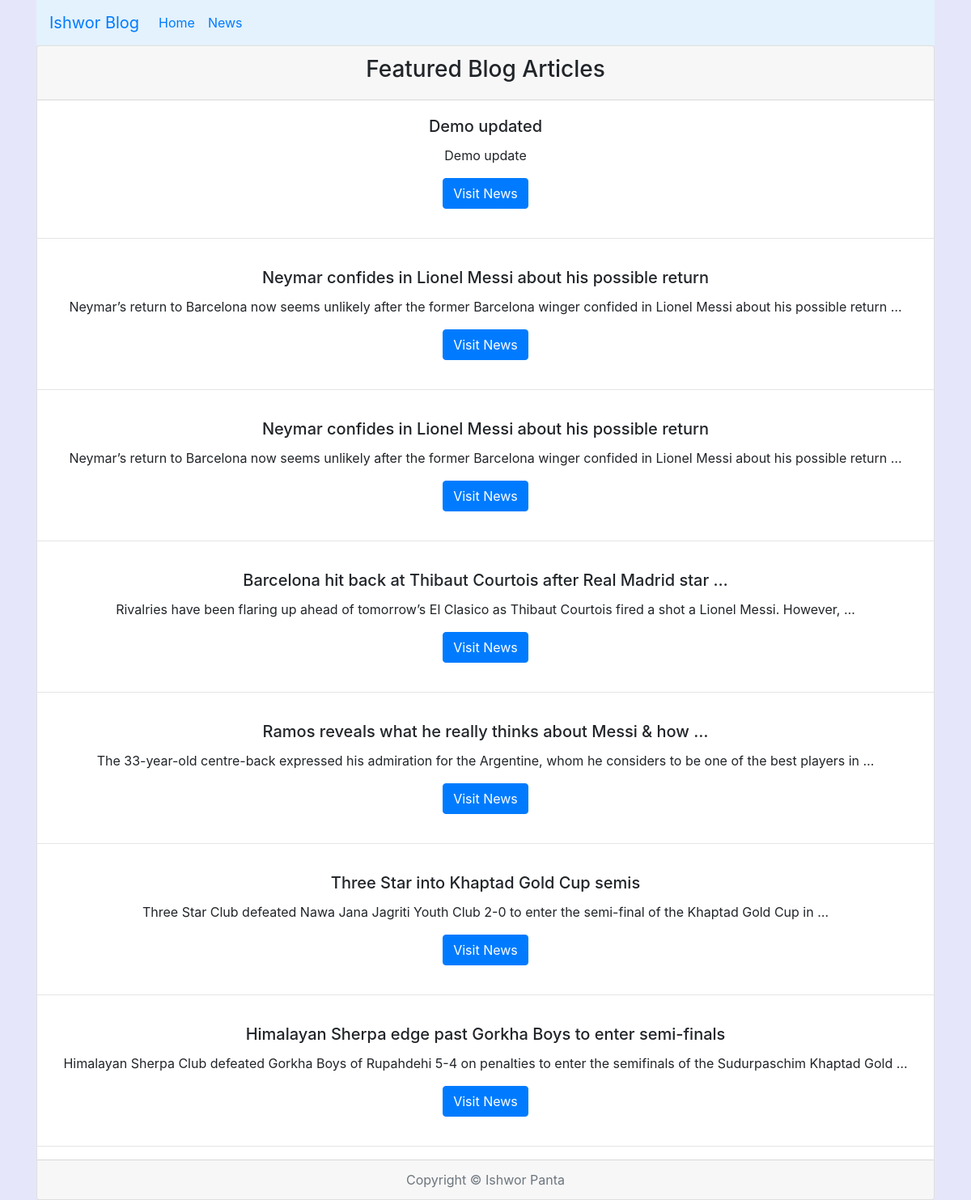
Page /article/all_news/ on the earlier database version.
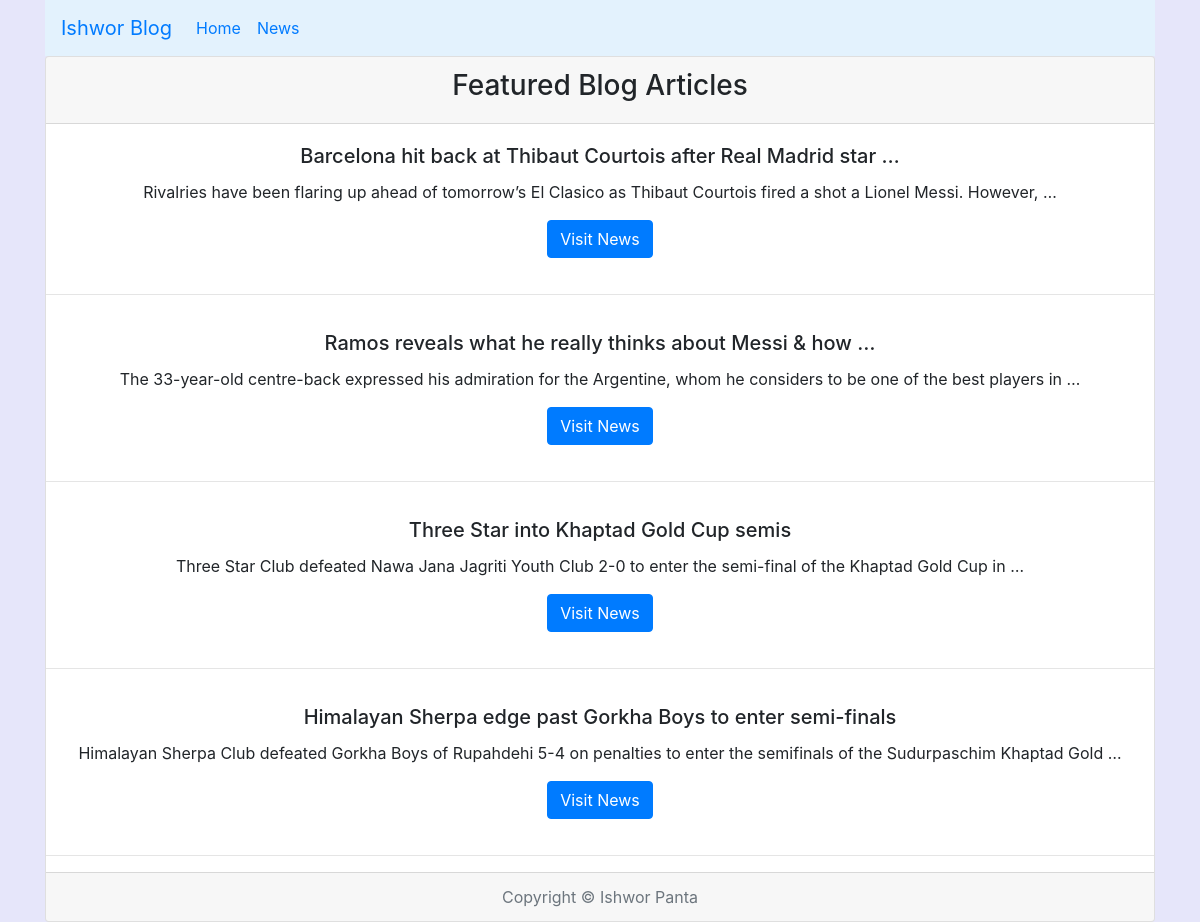
Same page on the later database version.
### articles/models.py (models this page shows, shortened)
class Article(models.Model):
    author = models.ForeignKey(
        'auth.User', on_delete=models.CASCADE)
    title = models.CharField(max_length=200)
    text = models.TextField()
    date_added = models.DateTimeField(default=timezone.now, blank=True)
    class Meta:
        ordering = ['-date_added']

### articles/views.py (the view)
class ArticleAllView(ListView):
    model = Article
    template_name = 'news.html'

### templates/news.html
{% extends 'base.html' %}
{% block content %}
<div class="card text-center">
    <div class="card-header">
        <h3>Featured Blog Articles</h3>
    </div>
    {% for arti in object_list %}
    <div class="card-body">
        <h5 class="card-title">{{arti.title|truncatewords:10}}</h5>
        <p class="card-text">{{arti.text|truncatewords:20}}</p>
        <a href="{% url 'article_page' arti.pk %}" class="btn btn-primary">Visit News </a>
    </div>
    <hr>
    {% endfor %}
    <div class="card-footer text-muted">
        Copyright &copy; Ishwor Panta
    </div>
</div>
{% endblock content %}

Differences in the rows shown:
removed Article: title "Demo updated", text "Demo update"
removed Article: title "Neymar confides in Lionel Messi about his possible return", text "Neymar’s return to Barcelona now seems unlikely after the former Barcelona winger confided in Lionel Messi about his possible return …"
removed Article: title "Neymar confides in Lionel Messi about his possible return", text "Neymar’s return to Barcelona now seems unlikely after the former Barcelona winger confided in Lionel Messi about his possible return …"
